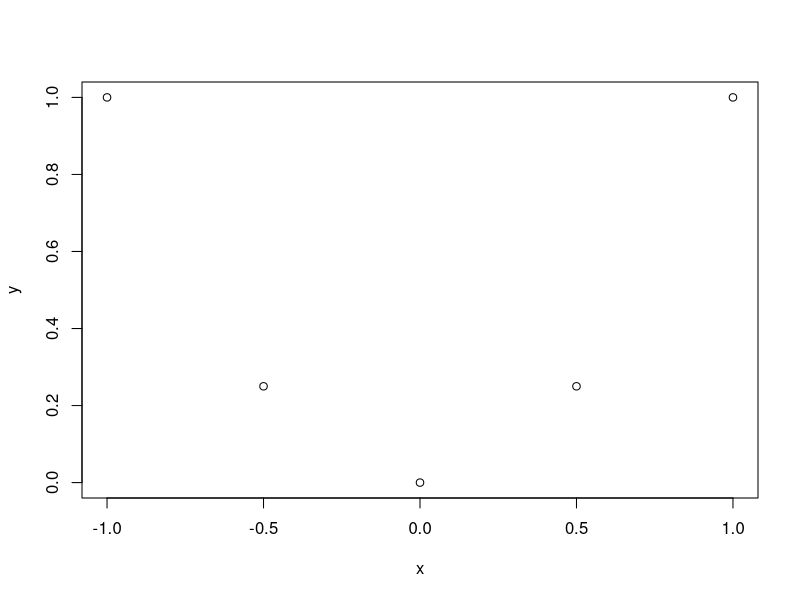
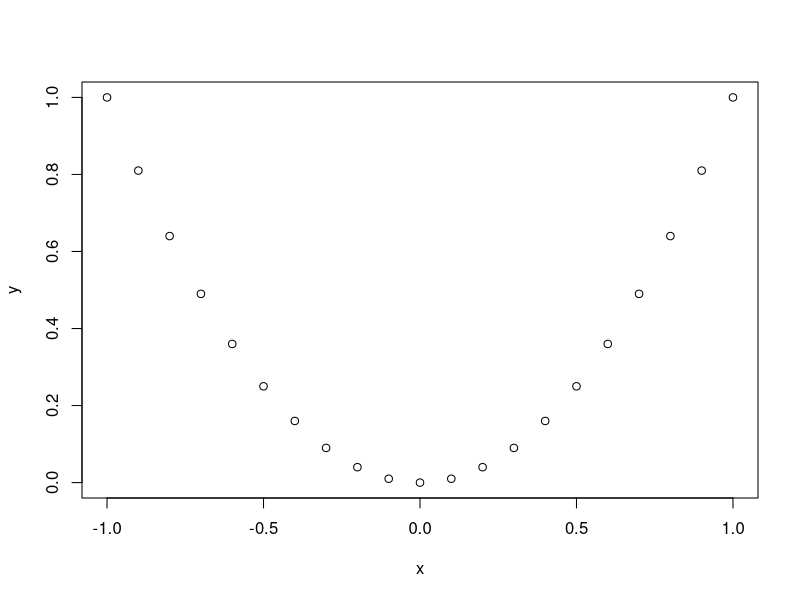
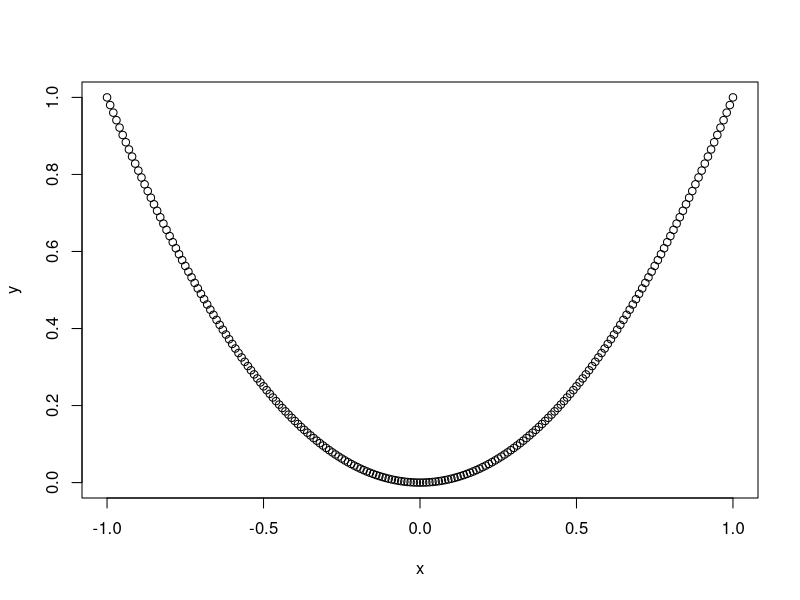
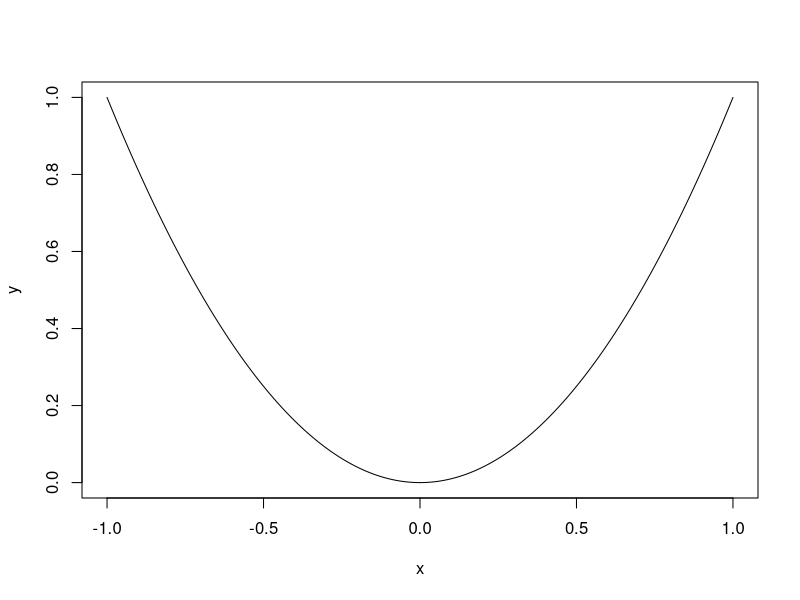
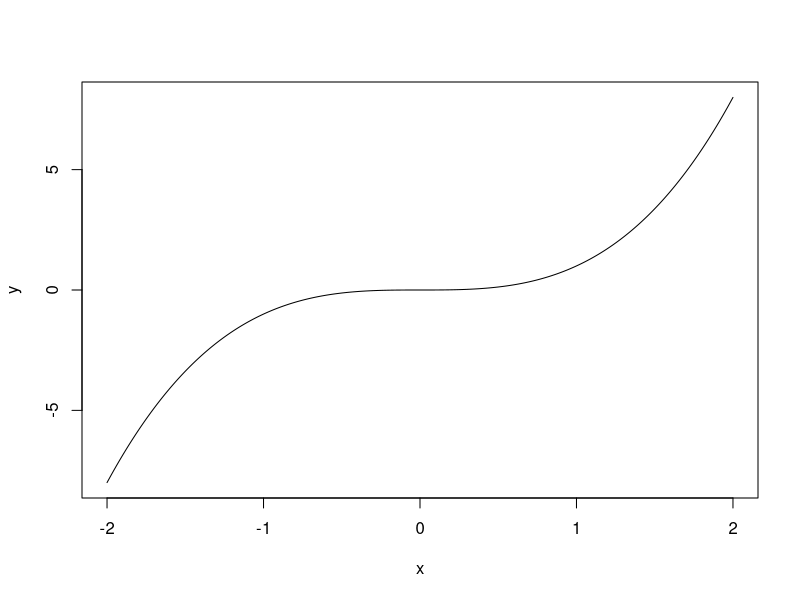
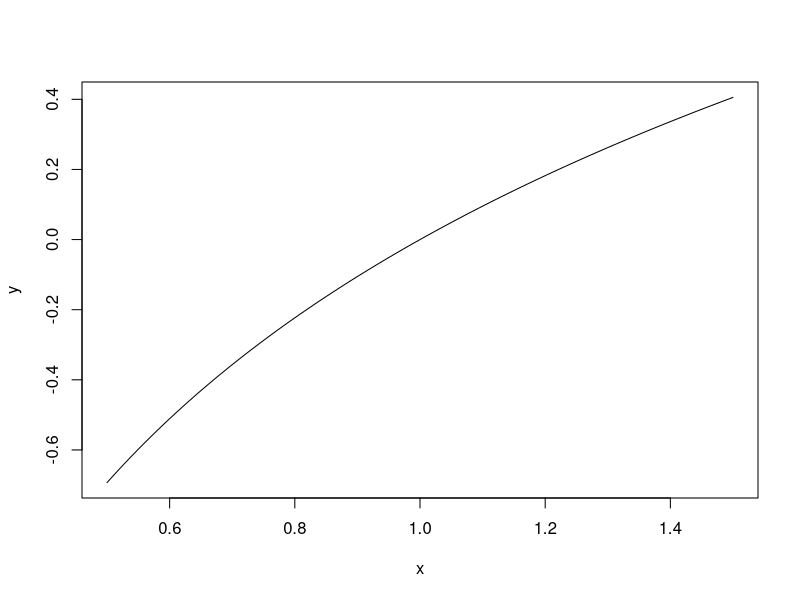
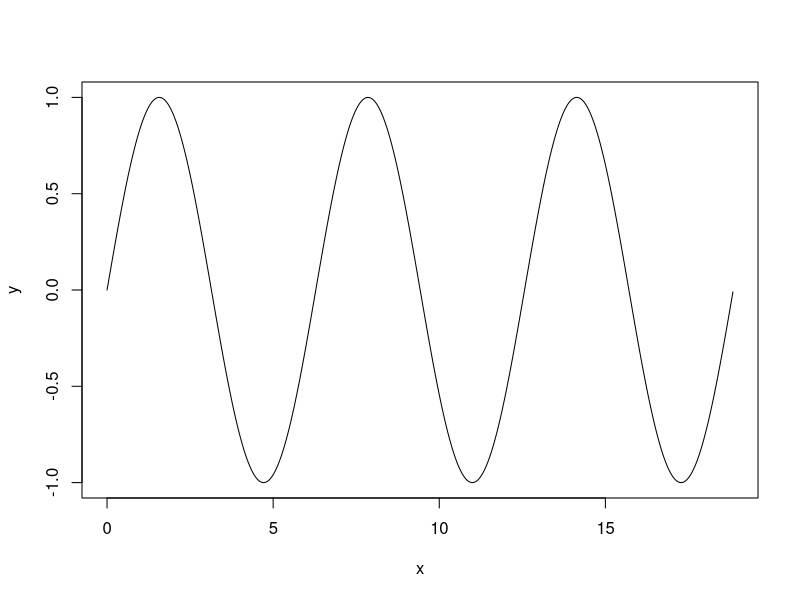
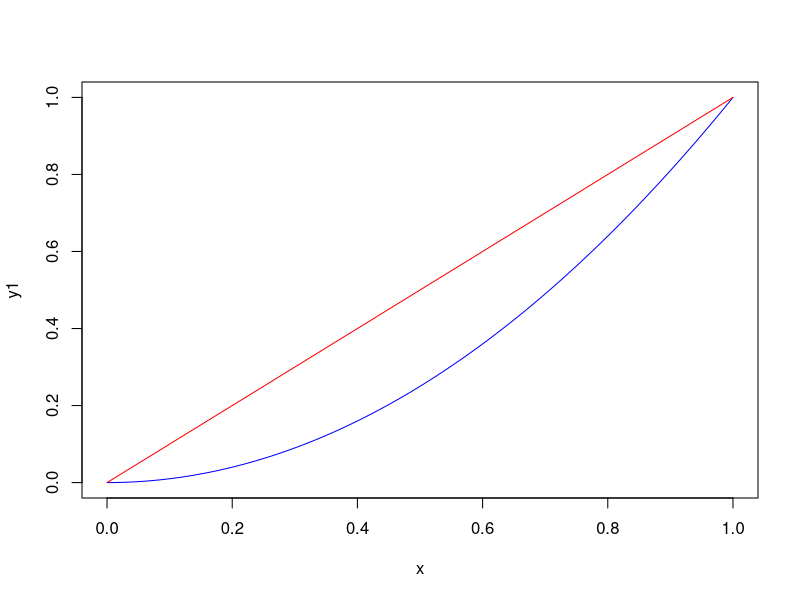

Reproduce these figures in R, in order.
## ----quadratic_plot------------------------------------------------------
x <- seq(from = -1, to = 1, by = 0.5)
y <- x^2
plot(x, y)

## ----quadratic_plot_denser-----------------------------------------------
x <- seq(from = -1, to = 1, by = 0.1)
y <- x^2
plot(x, y)

## ----quadratic_plot_dense------------------------------------------------
x <- seq(from = -1, to = 1, by = 0.01)
y <- x^2
plot(x, y)

## ----plot_type_line------------------------------------------------------
plot(x, y, type = "l")

## ----exercise_1, echo = FALSE, results = 'hide', fig.show = 'hide'-------
x <- seq(from = -2, to = 2, by = 0.01)
y <- x^3
plot(x, y, type = 'l')

## ----exercise_2, echo = FALSE, results = 'hide', fig.show = 'hide'-------
x <- seq(from = 0.5, to = 1.5, by = 0.01)
y <- log(x)
plot(x, y, type = 'l')

## ----exercise_3, echo = FALSE, results = 'hide', fig.show = 'hide'-------
x <- seq(from = 0, to = 6 * pi, by = 0.01)
y <- sin(x)
plot(x, y, type = 'l')

## ----points--------------------------------------------------------------
x <- seq(from = 0, to = 1, by = 0.01)
y1 <- x^2
y2 <- x
plot(x, y1, col = 'blue', type = 'l')
lines(x, y2, col = 'red')

## ----lines_fail----------------------------------------------------------
x <- seq(from = 0, to = 1, by = 0.01)
y1 <- x^2
y2 <- x + 0.75
plot(x, y1, col = 'blue', type = 'l')
lines(x, y2, col = 'red')

## ----cbind_matplot-------------------------------------------------------
y <- cbind(y1, y2)
y
matplot(x, y, type = 'l')

## ----matplot_options-----------------------------------------------------
y <- cbind(y1, y2)
matplot(x, y, type = 'l', col = c("red", "blue"), lty = 1)

## ----exercise_4, echo = FALSE, results = 'hide', fig.show = 'hide'-------
x <- seq(from = 0, to = 2 * pi, by = 0.01)
y1 <- sin(x)
y2 <- cos(x)
y3 <- 2 * sin(x + pi/4)
y <- cbind(y1, y2, y3)
matplot(x, y, type = 'l', col = c("black", "red", "blue"), lty = 1)

## ----rbinom--------------------------------------------------------------
rbinom(20, size = 10, prob = 1/2)

## ----rbinom_moments------------------------------------------------------
sims <- rbinom(100000, size = 10, prob = 1/2)
mean(sims) - (10 * 1/2)
var(sims) - (10 * 1/2 * 1/2)

## ----exercise_5, echo = FALSE, results = 'hide'--------------------------
sims <- rbinom(100000, size = 20, prob = 0.9)
mean(sims) - (20 * 0.9)
var(sims) - (20 * 0.1 * 0.9)

## ----dbinom--------------------------------------------------------------
dbinom(7, size = 10, prob = 0.8)
choose(10, 7) * (0.8)^7 * (0.2)^3

## ----dbinom_full_support-------------------------------------------------
support <- 0:10
p.x <- dbinom(support, size = 10, prob = 0.5)
p.x

## ----plot_binomial_density-----------------------------------------------
plot(support, p.x)

## ----plot_type_h---------------------------------------------------------
plot(0:10, p.x, type = 'h', xlab = 'x', ylab = 'p(x)',
     main = 'pmf for a Bernoulli(n = 10, p = 0.5) RV')

## ----exercise_6, echo = FALSE, results = 'hide', fig.show = 'hide'-------
support <- 0:20
p.x <- dbinom(support, size = 20, prob = 0.65)
plot(support, p.x, type = 'h', xlab = 'x',
     ylab = 'p(x)', main = 'pmf for a Bernoulli(n = 20, p = 0.65) RV')

## ----pbinom--------------------------------------------------------------
sum(dbinom(0:7, size = 20, prob = 0.3))
pbinom(7.4, size = 20, prob = 0.3)

## ----exercise_7, echo = FALSE, results = 'hide'--------------------------
sum(dbinom(0:24, size = 50, prob = 0.5))
pbinom(24.5, size = 50, prob = 0.5)

## ----plot_pbinom---------------------------------------------------------
x <- seq(from = -1, to = 10, by = 0.01)
y <- pbinom(x, size = 10, prob = 0.5)
plot(x, y, ylab = 'F(x)')

## ----plot_type_s---------------------------------------------------------
plot(x, y, ylab = 'F(x)', type = 's')

## ----exercise_8, echo = FALSE, results = 'hide', fig.show = 'hide'-------
x <- seq(from = -1, to = 21, by = 0.01)
y1 <- pbinom(x, size = 20, prob = 0.2)
y2 <- pbinom(x, size = 20, prob = 0.5)
y3 <- pbinom(x, size = 20, prob = 0.8)
y <- cbind(y1, y2, y3)
matplot(x, y, col = c("black", "blue", "red"), type = 's', lty = 1, ylab = "F(x)")

## ----exercise_9, results = 'hide', echo = FALSE, fig.show = 'hide'-------
#Part 1
plot(0:20, dbinom(0:20, size = 20, prob = 0.5), type = 'h', ylab = 'p(x)')
#Part 2
sum(dbinom(12:20, size = 20, prob = 0.5))
#Part 3
sum(dbinom(18:20, size = 20, prob = 0.5))
#Part 4
250 * sum(dbinom(12:20, size = 20, prob = 0.5))
250 * sum(dbinom(18:20, size = 20, prob = 0.5))

## ----exercise_10, echo = FALSE, results = 'hide', fig.show = 'hide'------
#Binomial(n = 200, p) random variable where p is the unknown proportion who prefer boxers.
1-sum(dbinom((200*.45+1):(200*.65-1),size=200,p=.5))

## ----exercise_11, echo = FALSE, results = 'hide', fig.show = 'hide'------
#Exercise 11-1
n <- 10000
sim1 <-  rpois(n, lambda = 1)
sim5 <- rpois(n, lambda = 5)
sim10 <- rpois(n, lambda = 10)
sim15 <- rpois(n, lambda = 15)
#Exercise 11-2
mean(sim1)
mean(sim5)
mean(sim10)
mean(sim15)
#Exercise 11-3
var(sim1)
var(sim5)
var(sim10)
var(sim15)
#Exercise 11-4
range(sim1)
table(sim1)

range(sim5)
table(sim5)

range(sim10)
table(sim10)

range(sim15)
table(sim15)
#Exercise 11-5
x <- -1:15
plot(x, dpois(x, lambda = 2), type = 'h', ylab = 'p(x)')
plot(x, ppois(x, lambda = 2), type = 's', ylab = 'F(x)')

